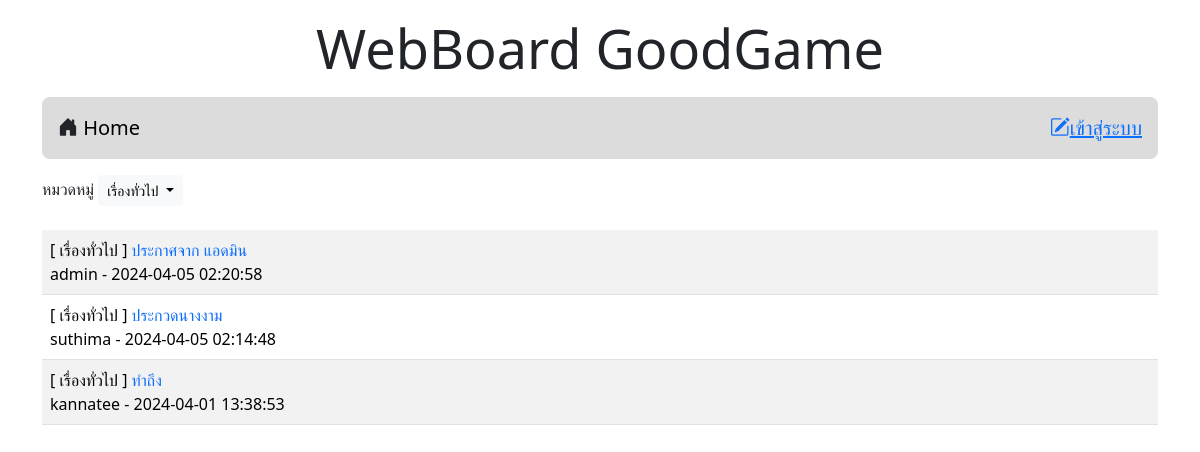
Page /index.php?id=1 on the committed database.
### tables this page shows
CREATE TABLE `category` (
  `id` int(11) NOT NULL,
  `name` varchar(32) NOT NULL
);

CREATE TABLE `post` (
  `id` int(11) NOT NULL,
  `title` varchar(128) NOT NULL,
  `content` varchar(2048) NOT NULL,
  `post_date` datetime NOT NULL,
  `cat_id` int(11) NOT NULL,
  `user_id` int(11) NOT NULL
);

CREATE TABLE `user` (
  `id` int(11) NOT NULL,
  `login` varchar(32) NOT NULL,
  `password` varchar(64) NOT NULL,
  `name` varchar(64) NOT NULL,
  `gender` char(1) NOT NULL,
  `email` varchar(32) NOT NULL,
  `role` char(1) NOT NULL
);

### index.php (the view, shortened to what this page needs)
<!DOCTYPE html>
<html lang="en">
<head>
    <link rel="stylesheet" href="bootstrap-5.3.2-dist/css/bootstrap.min.css">
    <link rel="stylesheet" href="https://cdn.jsdelivr.net/npm/bootstrap-icons@1.11.3/font/bootstrap-icons.min.css">
</head>
<div class = "container-lg">
<h1 style="text-align: center;font-size: 54px;"class="mt-3">WebBoard GoodGame</h1>
</div>
<body class="container">
    <?php include('nav.php')?>
    <div class="my-2 d-flex justify-content-between">
        <div>
            <lable>หมวดหมู่</lable>
            <span class="dropdown">
                <?php
                    $conn=new PDO("mysql:host=localhost;dbname=webboard;charset=utf8","root","");
                ?>
                <button class="btn btn-light btn-sm dropdown-toggle" type="button" data-bs-toggle="dropdown" aria-expanded="false">
        <?php
            if(isset($_GET['id'])){
            $sql="SELECT name FROM category WHERE id=$_GET[id]";
            foreach($conn->query($sql)as $row)
            echo "$row[name]";
            }else{
            echo "--ทั้งหมด--";
            }
        ?>
         </button>
            <?php
                   $sql="SELECT * FROM category";
            ?>
        </span>
   </div>
</div>
    <table class="table table-striped mt-4 ">
        <?php
        $conn=new PDO("mysql:host=localhost;dbname=webboard;charset=utf8","root","");
        if(isset($_GET['id'])){
            $sql="SELECT t3.name,t1.title,t1.id,t2.login,t1.post_date,t2.id as 'user_id' FROM post as t1
            INNER JOIN user as t2 ON (t1.user_id=t2.id)
            INNER JOIN category as t3 ON (t1.cat_id=t3.id)
            WHERE t1.cat_id=$_GET[id]
            ORDER BY t1.post_date DESC" ;
        }else{
            $sql="SELECT t3.name,t1.title,t1.id,t2.login,t1.post_date,t2.id as 'user_id' FROM post as t1
            INNER JOIN user as t2 ON (t1.user_id=t2.id)
            INNER JOIN category as t3 ON (t1.cat_id=t3.id)
            ORDER BY t1.post_date DESC" ;
        }
        $result=$conn->query($sql);
        while($row=$result->fetch()){
            echo "<tr><td class='d-flex'>
            <div class='flex-grow-1'>[ $row[0] ]<a href=post.php?id=$row[2]
            style=text-decoration:none> $row[1]</a><br>$row[3] - $row[4]</div>";
        }
        ?>
    </table>
</body>
</html>

### rows in the picture
category: name "เรื่องทั่วไป"
post: category.name "เรื่องทั่วไป", title "ประกาศจาก แอดมิน", user.login "admin", post_date "2024-04-05 02:20:58"
post: category.name "เรื่องทั่วไป", title "ประกวดนางงาม", user.login "suthima", post_date "2024-04-05 02:14:48"
post: category.name "เรื่องทั่วไป", title "ทำถึง", user.login "kannatee", post_date "2024-04-01 13:38:53"
